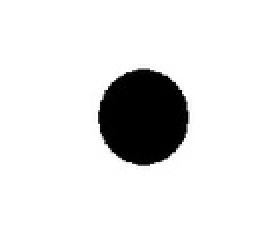
%> input picture 2012/2012_rotacion/Imagenes/Imagen_Simple.jpg, 129 x 114 px, shrunk from 160 x 142 before the run (shown 2 times larger)
$ octave script_rotacionv1.m   (GNU Octave 9; MATLAB toolbox functions it lacks are replaced by stand-ins)
%> lines starting %> are read from the running program, lines starting %| are printed output that depends on the picture; in (x1, y1, x2, y2) boxes, pixels count from 0 and x2, y2 are one past the last pixel; in counts of white or black regions, pixels touching at a corner belong together; the program's own positions count from 1
### 2012/Script_Escalar/func_RotarImagen.m
function [ mat_rotada ] = func_RotarImagen(img_original,coeficiente)
    angle=0;
    [img_filas  img_columnas] = size(img_original);

    angulo=angle*2*pi/360;

    coeficiente_inv = coeficiente^(-1);

    mat_rotada=zeros(size(img_original));

  for fil= 1 : img_filas
  for col= 1 : img_columnas

                prodMat = round(coeficiente_inv*[fil;col]);
                x= prodMat(1,1);
                if((x<0||x>(img_filas-1)))
                    x=-1;
                end
                y= prodMat(2,1);
                 if((y<0||y>(img_columnas-1)))
                    y=-1;
                 end
                 if (x<0||y<0)
                    mat_rotada(fil,col)= 255;
                 else
                    mat_rotada(fil, col) = img_original(x+1,y+1) ;
                 end
            end
     end

end

### 2012/2012_rotacion/script_rotacionv1.m
%**************************************************************************
%
%   GIAR
%   Grupo de Inteligencia Artificial y Robotica
%   A駉: 14-10-2010
%   Autor: Veronica Fabbro, Federico Quintas.
%
%   Descripcion:Dada una imagen y un 醤gulo, se rotan.
%
%**************************************************************************

close all;
clear all;
fclose all;
clc;

%cargo las im醙enes
FileName = 'Imagen_Simple.jpg';
PathFile = '.\Imagenes';
FullFileName = fullfile(PathFile,FileName);
CargarIm_Matriz = imread(FullFileName);
%> CargarIm_Matriz is the input picture: size 114x129x3 uint8; min 0, max 255, mean 225.6
kernel =not(CargarIm_Matriz( : , : ,1));
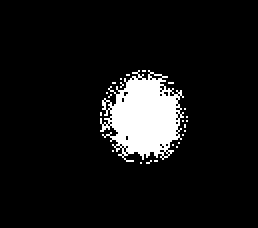
%> kernel: size 114x129 logical (shown 2 times larger); 8.3% white; 24 white regions (23 under 20 px), largest, box (x1, y1, x2, y2) and area: (50, 35, 92, 81) 1179

FileName = 'Imagen_Completa.jpg';
PathFile = '.\Imagenes';
FullFileName = fullfile(PathFile,FileName);
CargarIm_Matriz = imread(FullFileName);
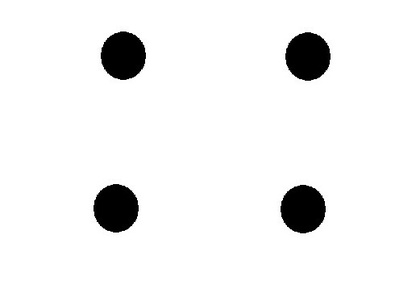
%> input picture 2012/2012_rotacion/Imagenes/Imagen_Completa.jpg, 420 x 306 px, shrunk from 521 x 379 before the run
%> CargarIm_Matriz is the input picture: size 306x420x3 uint8; min 0, max 255, mean 241.5
img_original =CargarIm_Matriz( : , : ,1);


imshow(img_original);

angle = 20;

mat_rotada = func_RotarImagen(img_original,angle);
%> after the loop in func_RotarImagen, `for fil= 1 : img_filas`: mat_rotada: size 306x420 double; every value is 255

 figure;

 imshow(uint8(mat_rotada));
